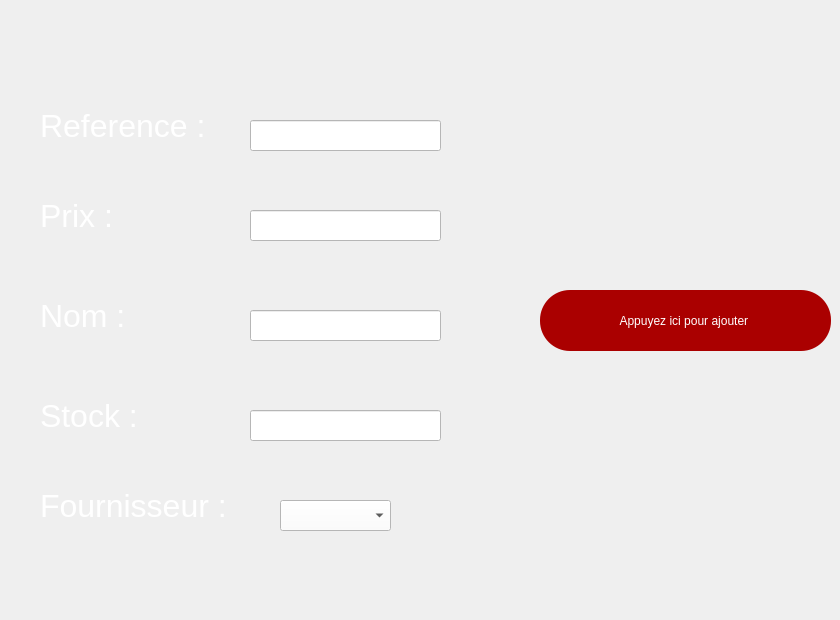
   <widget class="QWidget" name="ajouterp">
    <widget class="QLabel" name="label_2">
     <property name="geometry">
      <rect>
       <x>40</x>
       <y>70</y>
       <width>201</width>
       <height>111</height>
      </rect>
     </property>
     <property name="font">
      <font>
       <pointsize>24</pointsize>
      </font>
     </property>
     <property name="styleSheet">
      <string notr="true">color: rgb(255, 255, 255);</string>
     </property>
     <property name="text">
      <string>Reference :</string>
     </property>
    </widget>
    <widget class="QLabel" name="label_3">
     <property name="geometry">
      <rect>
       <x>40</x>
       <y>260</y>
       <width>201</width>
       <height>111</height>
      </rect>
     </property>
     <property name="font">
      <font>
       <pointsize>24</pointsize>
      </font>
     </property>
     <property name="styleSheet">
      <string notr="true">color: rgb(255, 255, 255);</string>
     </property>
     <property name="text">
      <string>Nom :</string>
     </property>
    </widget>
    <widget class="QLabel" name="label_4">
     <property name="geometry">
      <rect>
       <x>40</x>
       <y>360</y>
       <width>201</width>
       <height>111</height>
      </rect>
     </property>
     <property name="font">
      <font>
       <pointsize>24</pointsize>
      </font>
     </property>
     <property name="styleSheet">
      <string notr="true">color: rgb(255, 255, 255);</string>
     </property>
     <property name="text">
      <string>Stock :</string>
     </property>
    </widget>
    <widget class="QLabel" name="label_5">
     <property name="geometry">
      <rect>
       <x>40</x>
       <y>160</y>
       <width>201</width>
       <height>111</height>
      </rect>
     </property>
     <property name="font">
      <font>
       <pointsize>24</pointsize>
      </font>
     </property>
     <property name="styleSheet">
      <string notr="true">color: rgb(255, 255, 255);</string>
     </property>
     <property name="text">
      <string>Prix :</string>
     </property>
    </widget>
    <widget class="QLineEdit" name="lineEdit_ref">
     <property name="geometry">
      <rect>
       <x>250</x>
       <y>120</y>
       <width>191</width>
       <height>31</height>
      </rect>
     </property>
     <property name="styleSheet">
      <string notr="true">font: italic 22pt &quot;High Tower Text&quot;;
background-color: rgb(255, 255, 255);</string>
     </property>
    </widget>
    <widget class="QLineEdit" name="lineEdit_nom">
     <property name="geometry">
      <rect>
       <x>250</x>
       <y>310</y>
       <width>191</width>
       <height>31</height>
      </rect>
     </property>
     <property name="styleSheet">
      <string notr="true">font: italic 22pt &quot;High Tower Text&quot;;
background-color: rgb(255, 255, 255);</string>
     </property>
    </widget>
    <widget class="QLineEdit" name="lineEdit_prix">
     <property name="geometry">
      <rect>
       <x>250</x>
       <y>210</y>
       <width>191</width>
       <height>31</height>
      </rect>
     </property>
     <property name="styleSheet">
      <string notr="true">font: italic 22pt &quot;High Tower Text&quot;;
background-color: rgb(255, 255, 255);</string>
     </property>
    </widget>
    <widget class="QLineEdit" name="lineEdit_stock">
     <property name="geometry">
      <rect>
       <x>250</x>
       <y>410</y>
       <width>191</width>
       <height>31</height>
      </rect>
     </property>
     <property name="styleSheet">
      <string notr="true">font: italic 22pt &quot;High Tower Text&quot;;
background-color: rgb(255, 255, 255);</string>
     </property>
    </widget>
    <widget class="QPushButton" name="pushButton">
     <property name="geometry">
      <rect>
       <x>70</x>
       <y>550</y>
       <width>81</width>
       <height>61</height>
      </rect>
     </property>
     <property name="text">
      <string/>
     </property>
     <property name="icon">
      <iconset>
       <normaloff>:/img/rs/retour.png</normaloff>:/img/rs/retour.png</iconset>
     </property>
     <property name="iconSize">
      <size>
       <width>60</width>
       <height>60</height>
      </size>
     </property>
     <property name="flat">
      <bool>true</bool>
     </property>
    </widget>
    <widget class="QPushButton" name="ajout">
     <property name="geometry">
      <rect>
       <x>540</x>
       <y>290</y>
       <width>291</width>
       <height>61</height>
      </rect>
     </property>
     <property name="styleSheet">
      <string notr="true">font: 16pt &quot;MS Shell Dlg 2&quot;;
color: rgb(255, 255, 255);
background-color: rgb(170, 0, 0);
border-radius: 30px;</string>
     </property>
     <property name="text">
      <string>Appuyez ici pour ajouter </string>
     </property>
     <property name="icon">
      <iconset>
       <normaloff>:/img/rs/add.png</normaloff>:/img/rs/add.png</iconset>
     </property>
     <property name="iconSize">
      <size>
       <width>50</width>
       <height>50</height>
      </size>
     </property>
    </widget>
    <widget class="QLabel" name="label_14">
     <property name="geometry">
      <rect>
       <x>40</x>
       <y>450</y>
       <width>201</width>
       <height>111</height>
      </rect>
     </property>
     <property name="font">
      <font>
       <pointsize>24</pointsize>
      </font>
     </property>
     <property name="styleSheet">
      <string notr="true">color: rgb(255, 255, 255);</string>
     </property>
     <property name="text">
      <string>Fournisseur :</string>
     </property>
    </widget>
    <widget class="QComboBox" name="comboBox_2">
     <property name="geometry">
      <rect>
       <x>280</x>
       <y>500</y>
       <width>111</width>
       <height>31</height>
      </rect>
     </property>
     <property name="styleSheet">
      <string notr="true">background-color: rgb(255, 255, 255);</string>
     </property>
    </widget>
   </widget>
